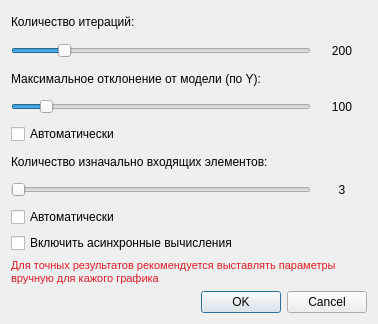
<?xml version="1.0" encoding="UTF-8"?>
<ui version="4.0">
 <class>CounterSettingsDialog</class>
 <widget class="QDialog" name="CounterSettingsDialog">
  <property name="geometry">
   <rect>
    <x>0</x>
    <y>0</y>
    <width>378</width>
    <height>324</height>
   </rect>
  </property>
  <property name="windowTitle">
   <string>Выполнить расчеты</string>
  </property>
  <layout class="QGridLayout" name="gridLayout">
   <item row="2" column="0">
    <widget class="QLabel" name="max_diff_header_lbl">
     <property name="text">
      <string>Максимальное отклонение от модели (по Y):</string>
     </property>
    </widget>
   </item>
   <item row="3" column="0">
    <layout class="QHBoxLayout" name="horizontalLayout_2">
     <item>
      <widget class="QSlider" name="max_diff_sldr">
       <property name="toolTip">
        <string>Максимальное отклонение от модели по оси Y</string>
       </property>
       <property name="minimum">
        <number>1</number>
       </property>
       <property name="maximum">
        <number>1000</number>
       </property>
       <property name="singleStep">
        <number>1</number>
       </property>
       <property name="value">
        <number>100</number>
       </property>
       <property name="orientation">
        <enum>Qt::Horizontal</enum>
       </property>
      </widget>
     </item>
     <item>
      <widget class="QLabel" name="max_diff_lbl">
       <property name="minimumSize">
        <size>
         <width>50</width>
         <height>0</height>
        </size>
       </property>
       <property name="layoutDirection">
        <enum>Qt::LeftToRight</enum>
       </property>
       <property name="text">
        <string>100</string>
       </property>
       <property name="alignment">
        <set>Qt::AlignCenter</set>
       </property>
      </widget>
     </item>
    </layout>
   </item>
   <item row="4" column="0">
    <widget class="QCheckBox" name="max_diff_chbox">
     <property name="text">
      <string>Автоматически</string>
     </property>
    </widget>
   </item>
   <item row="10" column="0">
    <widget class="QDialogButtonBox" name="buttonBox">
     <property name="orientation">
      <enum>Qt::Horizontal</enum>
     </property>
     <property name="standardButtons">
      <set>QDialogButtonBox::Cancel|QDialogButtonBox::Ok</set>
     </property>
    </widget>
   </item>
   <item row="7" column="0">
    <widget class="QCheckBox" name="inliers_size_chbox">
     <property name="text">
      <string>Автоматически</string>
     </property>
    </widget>
   </item>
   <item row="0" column="0">
    <widget class="QLabel" name="iterations_num_header_lbl">
     <property name="text">
      <string>Количество итераций:</string>
     </property>
    </widget>
   </item>
   <item row="1" column="0">
    <layout class="QHBoxLayout" name="horizontalLayout">
     <item>
      <widget class="QSlider" name="iterations_num_sldr">
       <property name="toolTip">
        <string>Количество итераций</string>
       </property>
       <property name="minimum">
        <number>10</number>
       </property>
       <property name="maximum">
        <number>1200</number>
       </property>
       <property name="singleStep">
        <number>10</number>
       </property>
       <property name="value">
        <number>200</number>
       </property>
       <property name="orientation">
        <enum>Qt::Horizontal</enum>
       </property>
      </widget>
     </item>
     <item>
      <widget class="QLabel" name="iterations_num_lbl">
       <property name="minimumSize">
        <size>
         <width>50</width>
         <height>0</height>
        </size>
       </property>
       <property name="layoutDirection">
        <enum>Qt::LeftToRight</enum>
       </property>
       <property name="text">
        <string>200</string>
       </property>
       <property name="alignment">
        <set>Qt::AlignCenter</set>
       </property>
      </widget>
     </item>
    </layout>
   </item>
   <item row="6" column="0">
    <layout class="QHBoxLayout" name="horizontalLayout_3">
     <item>
      <widget class="QSlider" name="inliers_size_sldr">
       <property name="toolTip">
        <string>Количество Количество изначально входящих элементов</string>
       </property>
       <property name="minimum">
        <number>3</number>
       </property>
       <property name="maximum">
        <number>1000</number>
       </property>
       <property name="singleStep">
        <number>1</number>
       </property>
       <property name="value">
        <number>3</number>
       </property>
       <property name="orientation">
        <enum>Qt::Horizontal</enum>
       </property>
      </widget>
     </item>
     <item>
      <widget class="QLabel" name="inliers_size_lbl">
       <property name="minimumSize">
        <size>
         <width>50</width>
         <height>0</height>
        </size>
       </property>
       <property name="layoutDirection">
        <enum>Qt::LeftToRight</enum>
       </property>
       <property name="text">
        <string>3</string>
       </property>
       <property name="alignment">
        <set>Qt::AlignCenter</set>
       </property>
      </widget>
     </item>
    </layout>
   </item>
   <item row="9" column="0">
    <widget class="QLabel" name="warning_lbl">
     <property name="font">
      <font>
       <pointsize>8</pointsize>
      </font>
     </property>
     <property name="styleSheet">
      <string notr="true">color: rgb(224, 27, 36);</string>
     </property>
     <property name="text">
      <string>Для точных результатов рекомендуется выставлять параметры вручную для кажого графика</string>
     </property>
     <property name="wordWrap">
      <bool>true</bool>
     </property>
    </widget>
   </item>
   <item row="5" column="0">
    <widget class="QLabel" name="inliers_size_header_lbl">
     <property name="text">
      <string>Количество изначально входящих элементов:</string>
     </property>
    </widget>
   </item>
   <item row="8" column="0">
    <widget class="QCheckBox" name="async_chbox">
     <property name="text">
      <string>Включить асинхронные вычисления</string>
     </property>
    </widget>
   </item>
  </layout>
 </widget>
 <tabstops>
  <tabstop>iterations_num_sldr</tabstop>
  <tabstop>max_diff_sldr</tabstop>
  <tabstop>max_diff_chbox</tabstop>
  <tabstop>inliers_size_sldr</tabstop>
  <tabstop>inliers_size_chbox</tabstop>
 </tabstops>
 <resources/>
 <connections>
  <connection>
   <sender>buttonBox</sender>
   <signal>accepted()</signal>
   <receiver>CounterSettingsDialog</receiver>
   <slot>accept()</slot>
   <hints>
    <hint type="sourcelabel">
     <x>248</x>
     <y>254</y>
    </hint>
    <hint type="destinationlabel">
     <x>157</x>
     <y>274</y>
    </hint>
   </hints>
  </connection>
  <connection>
   <sender>buttonBox</sender>
   <signal>rejected()</signal>
   <receiver>CounterSettingsDialog</receiver>
   <slot>reject()</slot>
   <hints>
    <hint type="sourcelabel">
     <x>316</x>
     <y>260</y>
    </hint>
    <hint type="destinationlabel">
     <x>286</x>
     <y>274</y>
    </hint>
   </hints>
  </connection>
 </connections>
</ui>
